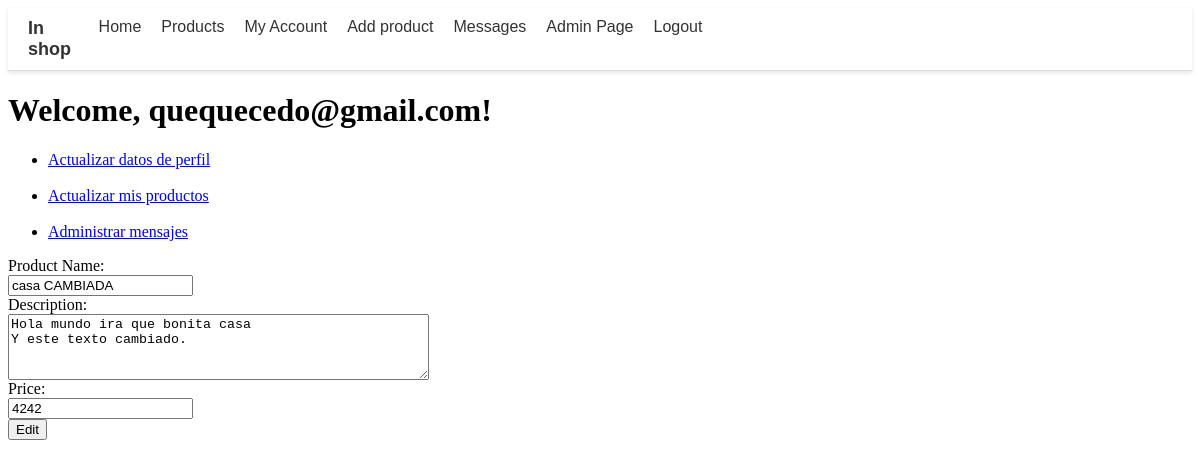
/php/user_acount/edit_product.php?product_id=15 (signed in), run on the app's committed database.
### tables this page shows
CREATE TABLE `user` (
  `user_id` int(9) NOT NULL,
  `username` varchar(30) NOT NULL,
  `name` varchar(30) NOT NULL,
  `surname` varchar(30) NOT NULL,
  `email` varchar(50) NOT NULL,
  `password` varchar(30) NOT NULL,
  `admin` tinyint(1) NOT NULL DEFAULT 0
);

CREATE TABLE `product` (
  `product_id` int(9) NOT NULL,
  `product_name` varchar(30) NOT NULL,
  `price` float NOT NULL DEFAULT 0,
  `user_id` int(11) NOT NULL,
  `photo` text DEFAULT NULL,
  `description` text DEFAULT NULL,
  `user_name` varchar(50) NOT NULL,
  `upload_date` date NOT NULL DEFAULT current_timestamp()
);

### php/user_acount/edit_product.php (the view, shortened to what this page needs)
<?php
include '../my_account.php';
function ft_get_product($product_id)
{
    $connexion = ft_create_conexion();
    $sql = "SELECT * FROM product WHERE product_id = ?";
    $stmt = $connexion->prepare($sql);
    $stmt->bind_param("i", $product_id);
    $stmt->execute();
    $result = $stmt->get_result();
    if ($result->num_rows > 0)
    {
        $row = $result->fetch_assoc();
        return $row;
    }
    else
    {
        $connexion->close();
        return false;
    }
}
function ft_daw_product_edit($product_id)
{
    $product = ft_get_product($product_id);
    echo "<form action='edit_product.php' method='post'>";
    echo "<label for='product_name'>Product Name:</label><br>";
    echo "<input type='text' name='product_name' value='{$product['product_name']}'><br>";
    echo "<label for='description'>Description:</label><br>";
    echo "<textarea name='description' rows='4' cols='50'>{$product['description']}</textarea><br>";
    echo "<label for='price'>Price:</label><br>";
    echo "<input type='text' name='price' value='{$product['price']}'><br>";
    echo "<input type='submit' value='Edit'>";
    echo "</form>";
}
?>
<!DOCTYPE html>
<html lang="en">
<head>
</head>
<body>
    <?php ft_daw_product_edit($_GET['product_id']); ?>
    <br>
</body>

### php/my_account.php (shortened to what this page needs)
<?php
include 'navbar.php';
$user_id = $_COOKIE['user_id'];
function ft_get_user_info($user_id)
{
    $connexion = ft_create_conexion();
    $sql = "SELECT * FROM user WHERE user_id = ?";
    $stmt = $connexion->prepare($sql);
    $stmt->bind_param("i", $user_id);
    $stmt->execute();
    $result = $stmt->get_result();
    if ($result->num_rows > 0)
    {
        $row = $result->fetch_assoc();
        return $row;
    }
    else
    {
        $connexion->close();
        return false;
    }
}
 $user_info = ft_get_user_info($user_id);
?>
<!DOCTYPE html>
<html>
<head>
</head>
<body>
<h1>Welcome, <?php echo $user_info['username']?>!</h1>
    <ul>
        <li><a href="/tfg_shop/php/user_acount/edit_my_profile.php">Actualizar datos de perfil</a></li>
        <br>
        <li><a href="/tfg_shop/php/user_acount/my_products.php">Actualizar mis productos</a></li>
        <br>
        <li><a href="message_admin.php">Administrar mensajes</a></li>
    </ul>
</body>
</html>

### data on the page
user: username "quequecedo@gmail.com"
product: product_name "casa CAMBIADA", description "Hola mundo ira que bonita casa Y este texto cambiado.", price "4242"
